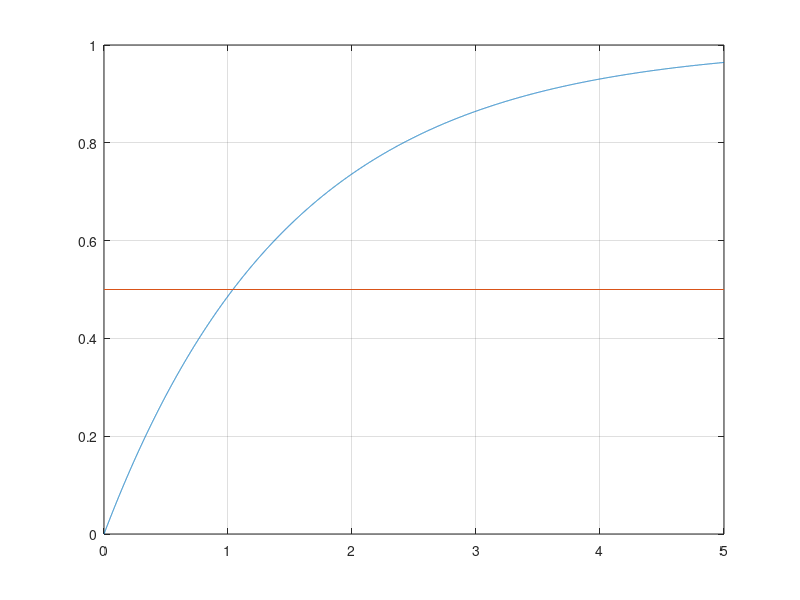

Write MATLAB code to recreate this figure.
clear;clc;
% HelloWorld.m
% my first hello world program in MATLAB

load('startTime.mat');
disp('Hello World!');
disp(['I am going to learn MATLAB!',startString]);

secPerDay=24*3600;
tau=1.5*secPerDay;
endOfClass=5*secPerDay;

tVec=linspace(0,endOfClass,10000);
knowledgeAtEnd=1-exp(-endOfClass/tau);
knowledgeVec=1-exp(-tVec/tau);
disp(['At the end of 6.094, I will know '...
    num2str(knowledgeAtEnd) '% of MATLAB'])

[Val, Ind]=min(abs(knowledgeVec-0.5));
halfTime=tVec(Ind);
disp(['I will know half of MATLAB after '...
   num2str(halfTime/secPerDay) ' days'])

figure
plot(tVec/secPerDay,knowledgeVec,[0 endOfClass/secPerDay],[0.5,0.5]);
grid on
